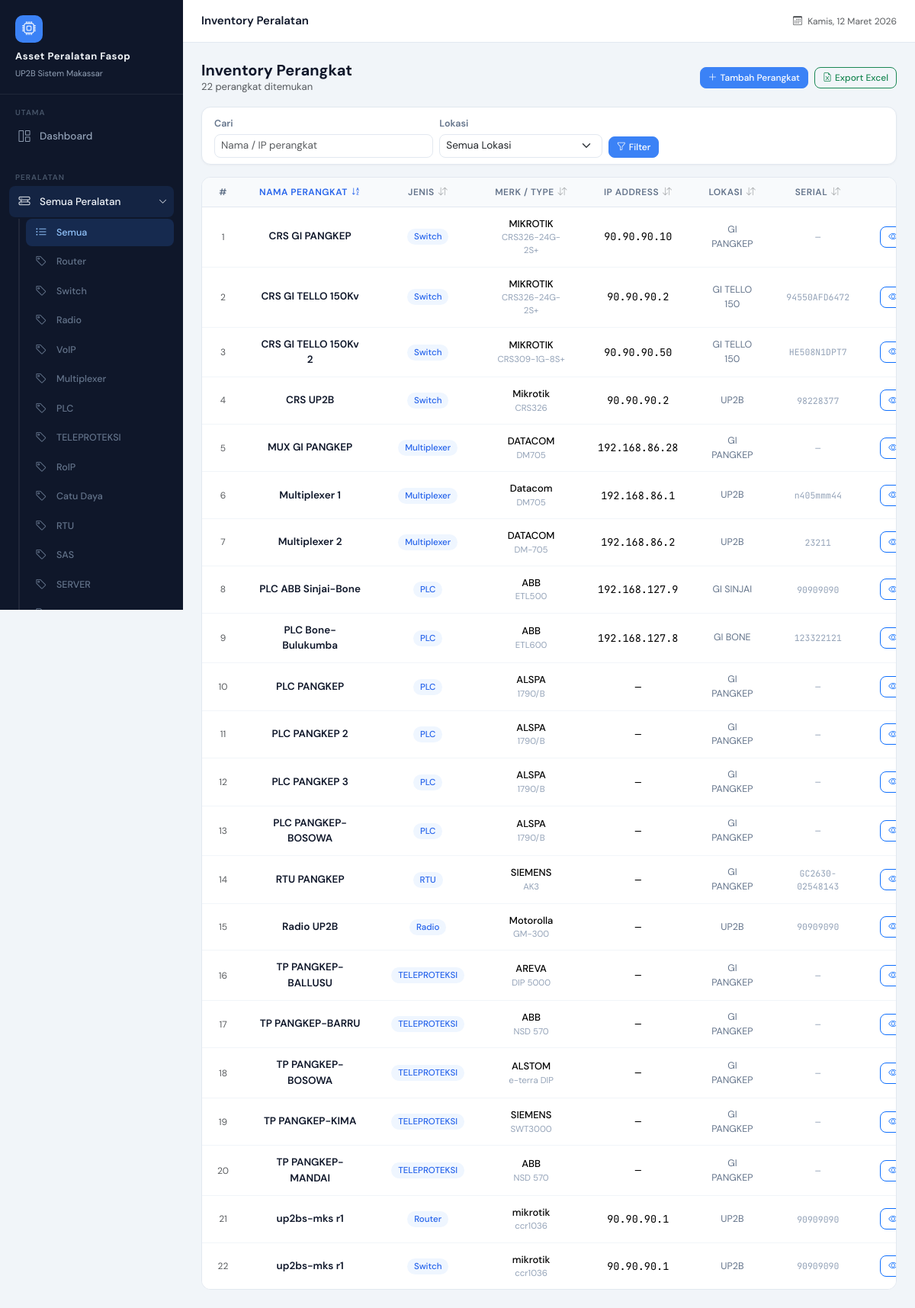
The app's page /devices/ (signed in) with its own data.
### devices/models.py (models this page shows, shortened)
class DeviceType(models.Model):
    name = models.CharField(max_length=100)
    def __str__(self):
        return self.name

class Device(models.Model):
    nama = models.CharField(max_length=100)
    jenis = models.ForeignKey(
        DeviceType,
        on_delete=models.SET_NULL,
        null=True,
        blank=True
    )
    merk = models.CharField(max_length=100)
    type = models.CharField(max_length=100, blank=True, null=True)
    serial_number = models.CharField(max_length=100, blank=True, null=True)
    firmware_version = models.CharField(max_length=100, blank=True, null=True)
    ip_address = models.GenericIPAddressField(blank=True, null=True)
    lokasi = models.CharField(max_length=150)
    keterangan = models.TextField(blank=True, null=True)
    foto = models.ImageField(upload_to='device_photos/', blank=True, null=True)
    created_at = models.DateTimeField(auto_now_add=True)
    deleted_by = models.ForeignKey(
        User,
        on_delete=models.SET_NULL,
        null=True,
        blank=True,
        related_name='deleted_devices'
    )
    is_deleted = models.BooleanField(default=False)
    spesifikasi = models.JSONField(blank=True, null=True, default=dict)  # ← tambahan

### devices/views.py (the view)
# urls.py: path('devices/', views.device_list, name='device_list'),
@login_required
def device_list(request):
    jenis_id = request.GET.get('jenis')
    search = request.GET.get('q') or ''
    lokasi = request.GET.get('lokasi')
    sort = request.GET.get('sort', 'nama')
    direction = request.GET.get('dir', 'asc')
    devices = Device.objects.filter(is_deleted=False)
    if jenis_id:
        devices = devices.filter(jenis_id=jenis_id)
    if search:
        devices = devices.filter(
            Q(nama__icontains=search) |
            Q(ip_address__icontains=search)
        )
    if lokasi:
        devices = devices.filter(lokasi=lokasi)
    SORT_FIELDS = {
        'nama': 'nama',
        'jenis': 'jenis__name',
        'merk': 'merk',
        'ip': 'ip_address',
        'lokasi': 'lokasi',
        'serial': 'serial_number',
    }
    order_field = SORT_FIELDS.get(sort, 'nama')
    if direction == 'desc':
        order_field = '-' + order_field
    devices = devices.order_by(order_field)
    lokasi_list = (
        Device.objects
        .filter(is_deleted=False)
        .exclude(lokasi__isnull=True)
        .exclude(lokasi__exact='')
        .exclude(lokasi__iexact='none')
        .annotate(lokasi_clean=Trim('lokasi'))
        .values_list('lokasi_clean', flat=True)
        .distinct()
        .order_by('lokasi_clean')
    )
    return render(request, 'devices/device_list.html', {
        'devices': devices,
        'search': search,
        'selected_jenis': jenis_id,
        'lokasi_list': lokasi_list,
        'selected_lokasi': lokasi,
        'current_sort': sort,
        'current_dir': direction,
    })

### devices/templates/devices/device_list.html (shortened to what this page needs)
{% extends 'base.html' %}
{% block page_title %}Inventory Peralatan{% endblock %}
{% block content %}
<div class="d-flex align-items-center justify-content-between mb-3 flex-wrap gap-2">
    <div>
        <h2 class="mb-0" style="font-size:20px;font-weight:700;">
            Inventory Perangkat
        </h2>
        <p class="text-muted mb-0" style="font-size:13px;">{{ devices|length }} perangkat ditemukan</p>
    </div>
    <div class="d-flex gap-2">
        <a href="{% url 'device_add' %}" class="btn btn-primary btn-sm">
            <i class="bi bi-plus-lg me-1"></i>Tambah Perangkat
        </a>
        <a href="{% url 'export_devices_excel' %}{% if request.GET %}?{{ request.GET.urlencode }}{% endif %}" class="btn btn-outline-success btn-sm">
            <i class="bi bi-file-earmark-excel me-1"></i>Export Excel
        </a>
    </div>
</div>
<div class="card mb-3">
    <div class="card-body py-2 px-3">
        <form method="get" class="row g-2 align-items-end">
            <div class="col-md-4">
                <label class="form-label">Cari</label>
                <input type="text" name="q" class="form-control form-control-sm"
                       placeholder="Nama / IP perangkat" value="{{ search }}">
            </div>
            <div class="col-md-3">
                <label class="form-label">Lokasi</label>
                <select name="lokasi" class="form-select form-select-sm">
                    <option value="">Semua Lokasi</option>
                </select>
            </div>
            <div class="col-auto d-flex gap-2">
                <button class="btn btn-primary btn-sm">
                    <i class="bi bi-funnel me-1"></i>Filter
                </button>
            </div>
        </form>
    </div>
</div>
<div class="table-card">
    <div class="table-responsive">
        <table class="table">
            <thead>
                <tr style="text-align: center;">
                    <th>#</th>
                    <th class="sort-th {% if current_sort == 'nama' %}sort-active{% endif %}">
                        <a href="?{% if current_sort == 'nama' and current_dir == 'asc' %}sort=nama&dir=desc{% else %}sort=nama&dir=asc{% endif %}" class="sort-link">
                            Nama Perangkat
                            <span class="sort-icon">{% if current_sort == 'nama' %}{% if current_dir == 'asc' %}<i class="bi bi-sort-alpha-down"></i>{% else %}<i class="bi bi-sort-alpha-up"></i>{% endif %}{% else %}<i class="bi bi-arrow-down-up text-muted opacity-50"></i>{% endif %}</span>
                        </a>
                    </th>
                    <th class="sort-th {% if current_sort == 'jenis' %}sort-active{% endif %}">
                        <a href="?{% if current_sort == 'jenis' and current_dir == 'asc' %}sort=jenis&dir=desc{% else %}sort=jenis&dir=asc{% endif %}" class="sort-link">
                            Jenis
                            <span class="sort-icon">{% if current_sort == 'jenis' %}{% if current_dir == 'asc' %}<i class="bi bi-sort-alpha-down"></i>{% else %}<i class="bi bi-sort-alpha-up"></i>{% endif %}{% else %}<i class="bi bi-arrow-down-up text-muted opacity-50"></i>{% endif %}</span>
                        </a>
                    </th>
                    <th class="sort-th {% if current_sort == 'merk' %}sort-active{% endif %}">
                        <a href="?{% if current_sort == 'merk' and current_dir == 'asc' %}sort=merk&dir=desc{% else %}sort=merk&dir=asc{% endif %}" class="sort-link">
                            Merk / Type
                            <span class="sort-icon">{% if current_sort == 'merk' %}{% if current_dir == 'asc' %}<i class="bi bi-sort-alpha-down"></i>{% else %}<i class="bi bi-sort-alpha-up"></i>{% endif %}{% else %}<i class="bi bi-arrow-down-up text-muted opacity-50"></i>{% endif %}</span>
                        </a>
                    </th>
                    <th class="sort-th {% if current_sort == 'ip' %}sort-active{% endif %}">
                        <a href="?{% if current_sort == 'ip' and current_dir == 'asc' %}sort=ip&dir=desc{% else %}sort=ip&dir=asc{% endif %}" class="sort-link">
                            IP Address
                            <span class="sort-icon">{% if current_sort == 'ip' %}{% if current_dir == 'asc' %}<i class="bi bi-sort-alpha-down"></i>{% else %}<i class="bi bi-sort-alpha-up"></i>{% endif %}{% else %}<i class="bi bi-arrow-down-up text-muted opacity-50"></i>{% endif %}</span>
                        </a>
                    </th>
                    <th class="sort-th {% if current_sort == 'lokasi' %}sort-active{% endif %}">
                        <a href="?{% if current_sort == 'lokasi' and current_dir == 'asc' %}sort=lokasi&dir=desc{% else %}sort=lokasi&dir=asc{% endif %}" class="sort-link">
                            Lokasi
                            <span class="sort-icon">{% if current_sort == 'lokasi' %}{% if current_dir == 'asc' %}<i class="bi bi-sort-alpha-down"></i>{% else %}<i class="bi bi-sort-alpha-up"></i>{% endif %}{% else %}<i class="bi bi-arrow-down-up text-muted opacity-50"></i>{% endif %}</span>
                        </a>
                    </th>
                    <th class="sort-th {% if current_sort == 'serial' %}sort-active{% endif %}">
                        <a href="?{% if current_sort == 'serial' and current_dir == 'asc' %}sort=serial&dir=desc{% else %}sort=serial&dir=asc{% endif %}" class="sort-link">
                            Serial
                            <span class="sort-icon">{% if current_sort == 'serial' %}{% if current_dir == 'asc' %}<i class="bi bi-sort-alpha-down"></i>{% else %}<i class="bi bi-sort-alpha-up"></i>{% endif %}{% else %}<i class="bi bi-arrow-down-up text-muted opacity-50"></i>{% endif %}</span>
                        </a>
                    </th>
                    <th>Aksi</th>
                </tr>
            </thead>
            <tbody>
                {% for d in devices %}
                <tr style="text-align:center;vertical-align:middle;">
                    <td class="text-muted" style="font-size:12px;">{{ forloop.counter }}</td>
                    <td>
                        <a href="{% url 'device_view' d.id %}" class="text-decoration-none" style="font-size:13.5px;font-weight:600;color:#0f172a;">
                            {{ d.nama }}
                        </a>
                    </td>
                    <td>
                        {% if d.jenis %}
                        <span style="font-size:11.5px;background:#eff6ff;color:#2563eb;padding:3px 9px;border-radius:20px;font-weight:500;white-space:nowrap;">
                            {{ d.jenis }}
                        </span>
                        {% else %}<span class="text-muted">—</span>{% endif %}
                    </td>
                    <td>
                        <div style="font-size:13px;font-weight:500;">{{ d.merk|default:"—" }}</div>
                        <div style="font-size:11.5px;color:#94a3b8;">{{ d.type|default:"" }}</div>
                    </td>
                    <td class="mono">{{ d.ip_address|default:"—" }}</td>
                    <td style="font-size:12.5px;color:#64748b;">{{ d.lokasi|default:"—" }}</td>
                    <td class="mono" style="font-size:11.5px;color:#94a3b8;">{{ d.serial_number|default:"—" }}</td>
                    <td>
                        <div class="d-flex gap-1 justify-content-center">
                            <a href="{% url 'device_view' d.id %}" class="btn btn-sm btn-outline-primary" title="Detail">
                                <i class="bi bi-eye"></i>
                            </a>
                        </div>
                    </td>
                </tr>
                {% endfor %}
            </tbody>
        </table>
    </div>
</div>
{% endblock %}

### devices/templates/base.html (shortened to what this page needs)
<!DOCTYPE html>
<html lang="id">
<head>
    <link href="https://cdn.jsdelivr.net/npm/bootstrap@5.3.2/dist/css/bootstrap.min.css" rel="stylesheet">
    <link href="https://cdn.jsdelivr.net/npm/bootstrap-icons@1.11.3/font/bootstrap-icons.css" rel="stylesheet">
</head>
<body>
<div id="sidebar">
    <div class="sidebar-brand">
        <div class="brand-icon"><i class="bi bi-cpu"></i></div>
        <h6>Asset Peralatan Fasop</h6>
        <small>UP2B Sistem Makassar</small>
    </div>
    <div class="sidebar-section">
        <div class="sidebar-section-label">Utama</div>
        <a href="{% url 'dashboard' %}" class="sidebar-link {% if request.resolver_match.url_name == 'dashboard' %}active{% endif %}">
            <span class="si-icon"><i class="bi bi-grid-1x2"></i></span>
            Dashboard
        </a>
    </div>
    <div class="sidebar-section">
        <div class="sidebar-section-label">Peralatan</div>
        {% with url_name=request.resolver_match.url_name jenis_param=request.GET.jenis %}
        <button class="sidebar-link sidebar-group-toggle w-100 text-start border-0
            {% if 'device' in url_name or url_name == 'lokasi_list' %}active open{% endif %}"
            data-target="submenu-peralatan" type="button">
            <span class="si-icon"><i class="bi bi-hdd-rack"></i></span>
            Semua Peralatan
            <i class="bi bi-chevron-right sidebar-toggle-btn ms-auto"></i>
        </button>
        <div class="sidebar-submenu {% if 'device' in url_name or url_name == 'lokasi_list' %}open{% endif %}"
             id="submenu-peralatan">
            <a href="{% url 'device_list' %}"
               class="sidebar-link {% if url_name == 'device_list' and not jenis_param %}active{% endif %}">
                <span class="si-icon"><i class="bi bi-list-ul"></i></span>
                Semua
            </a>
            {% for jenis in navbar_device_types %}
            {% with jenis_id_str=jenis.id|stringformat:"s" %}
            <a href="{% url 'device_list' %}?jenis={{ jenis.id }}"
               class="sidebar-link
               {% if url_name == 'device_view' and active_device_jenis_id == jenis.id %}active{% endif %}">
                <span class="si-icon"><i class="bi bi-tag"></i></span>
                {{ jenis.name }}
            </a>
            {% endwith %}
            {% endfor %}
        </div>
        {% endwith %}
    </div>
</div>
<div id="main-content">
    <div id="topbar">
        <span class="topbar-title">{% block page_title %}{% endblock %}</span>
        <div class="topbar-right">
            <span class="text-muted" style="font-size:12px;">
                <i class="bi bi-calendar3 me-1"></i>
                <span id="topbar-date"></span>
            </span>
        </div>
    </div>
    <div class="page-content">
        {% block content %}{% endblock %}
    </div>
</div>
</body>
</html>

### records on screen
DeviceType: name "Router"
DeviceType: name "Switch"
DeviceType: name "Radio"
DeviceType: name "VoIP"
DeviceType: name "Multiplexer"
DeviceType: name "PLC"
DeviceType: name "TELEPROTEKSI"
DeviceType: name "RoIP"
DeviceType: name "Catu Daya"
DeviceType: name "RTU"
DeviceType: name "SAS"
DeviceType: name "SERVER"
Device: nama "CRS GI PANGKEP", jenis "Switch", merk "MIKROTIK", type "CRS326-24G-2S+", ip_address "90.90.90.10", lokasi "GI PANGKEP", serial_number "—"
Device: nama "CRS GI TELLO 150Kv", jenis "Switch", merk "MIKROTIK", type "CRS326-24G-2S+", ip_address "90.90.90.2", lokasi "GI TELLO 150", serial_number "94550AFD6472"
Device: nama "CRS GI TELLO 150Kv 2", jenis "Switch", merk "MIKROTIK", type "CRS309-1G-8S+", ip_address "90.90.90.50", lokasi "GI TELLO 150", serial_number "HE508N1DPT7"
Device: nama "CRS UP2B", jenis "Switch", merk "Mikrotik", type "CRS326", ip_address "90.90.90.2", lokasi "UP2B", serial_number "98228377"
Device: nama "MUX GI PANGKEP", jenis "Multiplexer", merk "DATACOM", type "DM705", ip_address "192.168.86.28", lokasi "GI PANGKEP", serial_number "—"
Device: nama "Multiplexer 1", jenis "Multiplexer", merk "Datacom", type "DM705", ip_address "192.168.86.1", lokasi "UP2B", serial_number "n405mmm44"
Device: nama "Multiplexer 2", jenis "Multiplexer", merk "DATACOM", type "DM-705", ip_address "192.168.86.2", lokasi "UP2B", serial_number "23211"
Device: nama "PLC ABB Sinjai-Bone", jenis "PLC", merk "ABB", type "ETL500", ip_address "192.168.127.9", lokasi "GI SINJAI", serial_number "90909090"
Device: nama "PLC Bone-Bulukumba", jenis "PLC", merk "ABB", type "ETL600", ip_address "192.168.127.8", lokasi "GI BONE", serial_number "123322121"
Device: nama "PLC PANGKEP", jenis "PLC", merk "ALSPA", type "1790/B", ip_address "—", lokasi "GI PANGKEP", serial_number "—"
Device: nama "PLC PANGKEP 2", jenis "PLC", merk "ALSPA", type "1790/B", ip_address "—", lokasi "GI PANGKEP", serial_number "—"
Device: nama "PLC PANGKEP 3", jenis "PLC", merk "ALSPA", type "1790/B", ip_address "—", lokasi "GI PANGKEP", serial_number "—"
Device: nama "PLC PANGKEP-BOSOWA", jenis "PLC", merk "ALSPA", type "1790/B", ip_address "—", lokasi "GI PANGKEP", serial_number "—"
Device: nama "RTU PANGKEP", jenis "RTU", merk "SIEMENS", type "AK3", ip_address "—", lokasi "GI PANGKEP", serial_number "GC2630-02548143"
Device: nama "Radio UP2B", jenis "Radio", merk "Motorolla", type "GM-300", ip_address "—", lokasi "UP2B", serial_number "90909090"
Device: nama "TP PANGKEP-BALLUSU", jenis "TELEPROTEKSI", merk "AREVA", type "DIP 5000", ip_address "—", lokasi "GI PANGKEP", serial_number "—"
Device: nama "TP PANGKEP-BARRU", jenis "TELEPROTEKSI", merk "ABB", type "NSD 570", ip_address "—", lokasi "GI PANGKEP", serial_number "—"
Device: nama "TP PANGKEP-BOSOWA", jenis "TELEPROTEKSI", merk "ALSTOM", type "e-terra DIP", ip_address "—", lokasi "GI PANGKEP", serial_number "—"
Device: nama "TP PANGKEP-KIMA", jenis "TELEPROTEKSI", merk "SIEMENS", type "SWT3000", ip_address "—", lokasi "GI PANGKEP", serial_number "—"
Device: nama "TP PANGKEP-MANDAI", jenis "TELEPROTEKSI", merk "ABB", type "NSD 570", ip_address "—", lokasi "GI PANGKEP", serial_number "—"
Device: nama "up2bs-mks r1", jenis "Router", merk "mikrotik", type "ccr1036", ip_address "90.90.90.1", lokasi "UP2B", serial_number "90909090"
Device: nama "up2bs-mks r1", jenis "Switch", merk "mikrotik", type "ccr1036", ip_address "90.90.90.1", lokasi "UP2B", serial_number "90909090"

### other values on screen
{{ devices|length }} "22"
